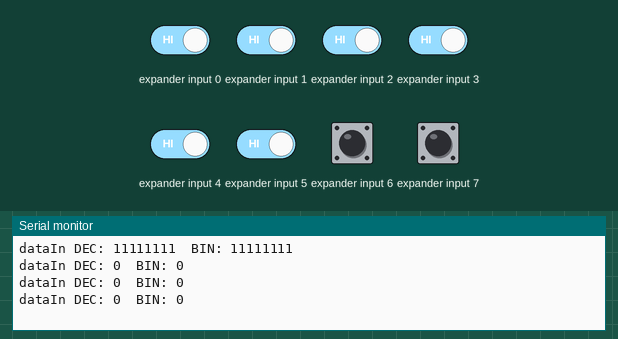
A sketch run on a simulated Arduino Uno, built with avr-gcc and run on an emulated ATmega328P. Shown: the last lines printed to the serial monitor. Wiring (inferred from the names in the program): input shift register (74HC165): load pin 7; clock pin 2; serial out pin 5. The inputs (shaded band) are chosen by the test bench; at power-on: expander input 0–7 HIGH.

Above: at 3.8 s.
3.9 s: expander input 0 driven LOW
At 4.7 s:
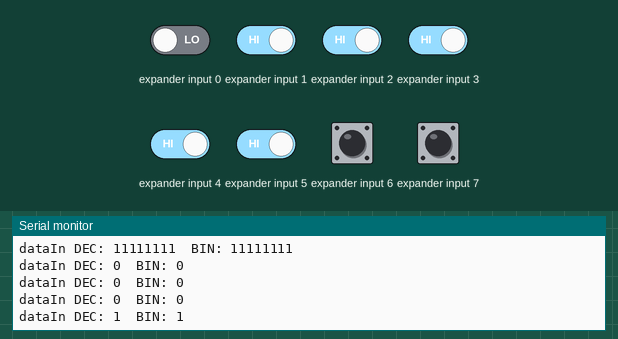
5.4 s: expander input 1 driven LOW
At 6.7 s:
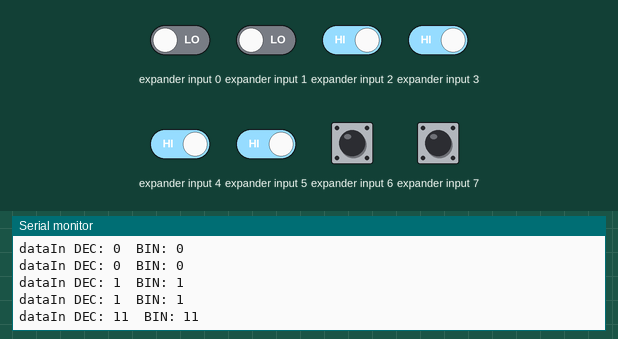
6.9 s: expander input 2 driven LOW
At 7.8 s:
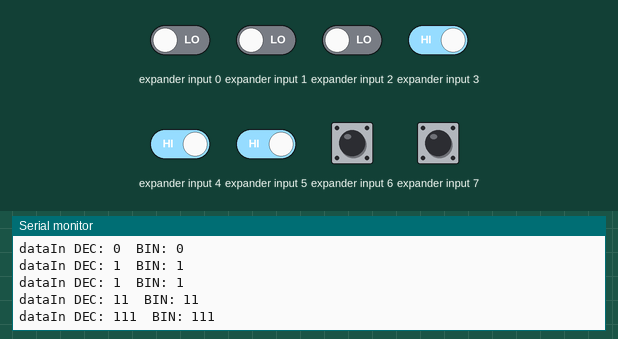
8.4 s: expander input 3 driven LOW
At 9.7 s:
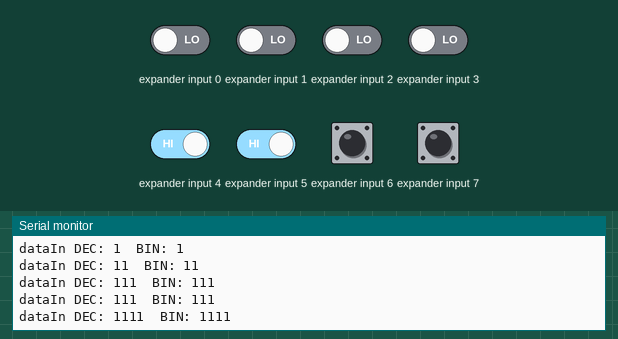
9.9 s: expander input 4 driven LOW
At 10.6 s:
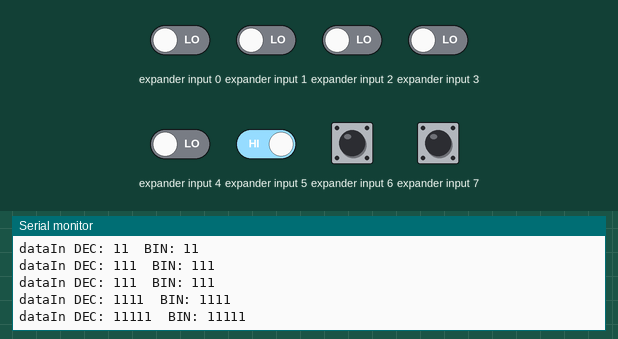
11.4 s: expander input 5 driven LOW
At 12.8 s:
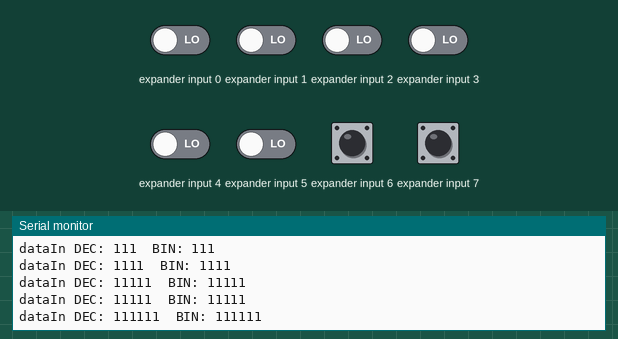
Timing chart, 0 to 13.9 s (numbered marks = the images above; inputs shaded):
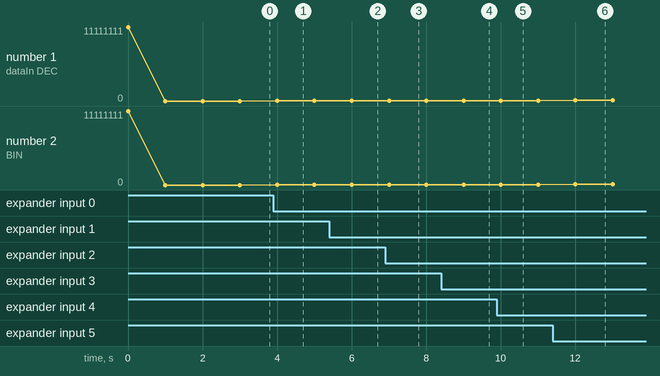

Measured:
- after the input at 3.9 s, the serial monitor: prints a new line after 0.10 s (image 1)
- after the input at 5.4 s, the serial monitor: prints a new line after 0.60 s (image 2)
- after the input at 6.9 s, the serial monitor: prints a new line after 0.10 s (image 3)
- after the input at 8.4 s, the serial monitor: prints a new line after 0.61 s (image 4)
- after the input at 9.9 s, the serial monitor: prints a new line after 0.11 s (image 5)
- after the input at 11.4 s, the serial monitor: prints a new line after 0.61 s (image 6)
- plotted number 1: 0 → 1 after the input at 3.9 s, 1 → 11 after the input at 5.4 s, 11 → 111 after the input at 6.9 s, 111 → 1111 after the input at 8.4 s, 1111 → 11111 after the input at 9.9 s
- plotted number 2: 0 → 1 after the input at 3.9 s, 1 → 11 after the input at 5.4 s, 11 → 111 after the input at 6.9 s, 111 → 1111 after the input at 8.4 s, 1111 → 11111 after the input at 9.9 s

The sketch:

74166useShiftIn.ino
```cpp
/*
              74HC166                              Arduino
        -----------------------                 ---------
        Vcc(pin 16)、MR(pin 9)                    +5V
        GND(pin 8)、CE(pin 7)                    GROUND
              CP(pin 11)                           D2
              Q7(pin 7)                            D5
              PE(pin 15)                           D7

                                             -------------
                                            |   Arduino   |
                                            | 12          |
                                            | 11          |
           ------------------               | 10          |
          |     74HC166      |              |  9          |
          | DS          Vcc  |------ +5V    |  8          |
          | D0           PE  |--------------|  7          |
          | D1           D7  |              |  6          |
          | D2           Q7  |--------------|  5          |
          | D3           D6  |              |  4          |
 GROUND---| CE           D5  |              |  3          |
      2---| CP           D4  |              |  2          |
 GROUND---| GND          MR  |------ +5V    |  1          |
           ------------------                -------------
*/

//Q7 pin 13
int dataPin = 5;
//PE pin 15
int latchPin = 7;
//CP pin 7
int clockPin = 2;

void setup() {
  pinMode(dataPin, INPUT);
  pinMode(latchPin, OUTPUT);
  pinMode(clockPin, OUTPUT);
  Serial.begin(9600);
}

void loop() {
  byte incoming = 0;
  digitalWrite(latchPin, LOW);
  digitalWrite(clockPin, LOW);
  digitalWrite(clockPin, HIGH);
  digitalWrite(latchPin, HIGH);
  incoming =(byte)~shiftIn(dataPin, clockPin, MSBFIRST);

  Serial.print("dataIn DEC: ");
  Serial.print(incoming, BIN);
  Serial.print("\tBIN: ");
  Serial.println(incoming, BIN);
  delay(1000);
}
```
